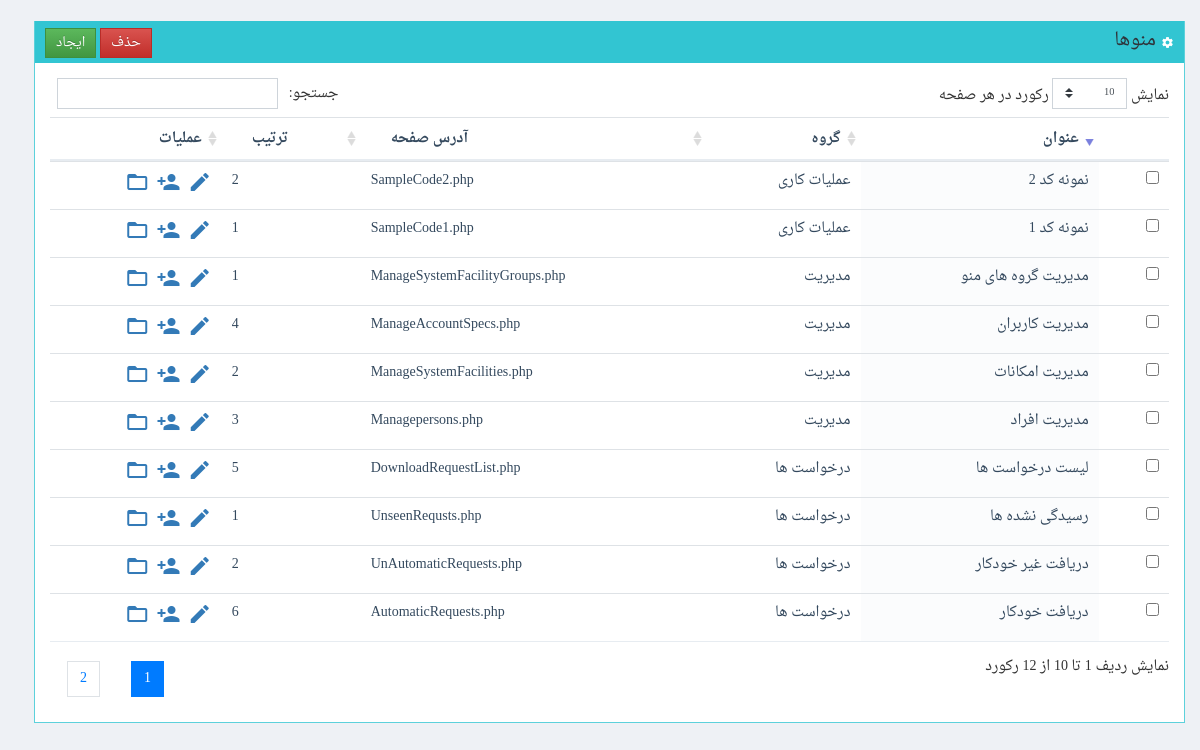
/www/sadaf/ManageSystemFacilities.php (signed in), run on the app's committed database.
### tables this page shows
CREATE TABLE  `SystemFacilities` (
  `FacilityID` int(11) NOT NULL AUTO_INCREMENT,
  `FacilityName` varchar(245) DEFAULT NULL,
  `GroupID` int(11) DEFAULT NULL,
  `OrderNo` int(11) DEFAULT NULL,
  `PageAddress` varchar(345) DEFAULT NULL,
  PRIMARY KEY (`FacilityID`)
);

CREATE TABLE  `SystemFacilityGroups` (
  `GroupID` int(11) NOT NULL AUTO_INCREMENT,
  `GroupName` varchar(145) DEFAULT NULL,
  `OrderNo` int(11) DEFAULT NULL,
  PRIMARY KEY (`GroupID`)
);

### www/shares/pdodb.class.php (called while the page is built, shortened)
<?php
class pdodb {
  private $pass ;
  private $dsn;
  private $pdo;
  static  $pdoinstance = false;
  private function __construct($_host = "", $_user = "", $_pass = "", $_default_db = "",$_driver="",$debug=self::DEBUG_MODE) {
    $this->dsn = "mysql:dbname=$_default_db;host=$_host";
  }
  public static function getInstance($_host = "", $_user = "", $_pass = "", $_default_db = "",$_driver="") {
    if ("" == $_driver)      $_driver = sys_config::$db_server['driver'];
    if ("" == $_host)        $_host = sys_config::$db_server['host'];
    if ("" == $_user)        $_user = sys_config::$db_server['user'];
    if ("" == $_pass)        $_pass = sys_config::$db_server['pass'];
    if ("" == $_default_db)  $_default_db = sys_config::$db_server['database'];
    if (!@pdodb::$pdoinstance[$_host.$_user.$_default_db]) {
      pdodb::$pdoinstance[$_host.$_user.$_default_db] = new pdodb($_host,$_user,$_pass,$_default_db,$_driver);
    }
    return pdodb::$pdoinstance[$_host.$_user.$_default_db];
  }
  private function connect($_driver = "", $_host = "", $_user = "", $_pass = "", $_default_db = "",$debug=self::DEBUG_MODE) {
    try{
      if ("" == $_pass)       $_pass = $this->pass;
      $this->pdo = new pdo($this->dsn , $_user , $_pass, array(PDO::MYSQL_ATTR_INIT_COMMAND =>  "SET NAMES utf8") );
      return $this->pdo;
    }
    catch (PDOException $e) {
      print (self::PDO_CONNECTION_ERROR);
      print ($e->getMessage());
      if ($debug) $this->backtrace();
      exit();
    }
  }
  function Execute($sqlstr,$fetch_mode=PDO::FETCH_ASSOC,$debug=self::DEBUG_MODE) {
    $trans = array(self::ARABIC_YA => self::PERSIAN_YA , self::ARABIC_KAF => self::PERSIAN_KAF);
    $this->statement = $this->pdo->query(strtr($sqlstr,$trans));
    $error_info = $this->pdo->errorInfo();
    return $this->statement;
  }
}
?>

### www/sadaf/classes/SystemFacilities.class.php (called while the page is built, shortened)
<?php
class manage_SystemFacilities
{
	static function GetList()
	{
		$mysql = pdodb::getInstance();
		$k=0;
		$ret = array();
		$query = "select SystemFacilities.FacilityID
				,SystemFacilities.FacilityName
				,SystemFacilities.GroupID
				,SystemFacilities.OrderNo
				,SystemFacilities.PageAddress
			, l2.GroupName  as l2_GroupName  from sadaf.SystemFacilities
			LEFT JOIN sadaf.SystemFacilityGroups  l2 on (l2.GroupID=SystemFacilities.GroupID)
			order by l2.OrderNo, SystemFacilities.OrderNo ";
		$res = $mysql->Execute($query);
		while($rec=$res->fetch())
		{
			$ret[$k] = new be_SystemFacilities();
			$ret[$k]->FacilityID=$rec["FacilityID"];
			$ret[$k]->FacilityName=$rec["FacilityName"];
			$ret[$k]->GroupID=$rec["GroupID"];
			$ret[$k]->GroupID_Desc=$rec["l2_GroupName"];
			$ret[$k]->OrderNo=$rec["OrderNo"];
			$ret[$k]->PageAddress=$rec["PageAddress"];
			$k++;
		}
		return $ret;
	}
}
?>

### www/sadaf/ManageSystemFacilities.php (the view, shortened to what this page needs)
<?php
include("classes/SystemFacilities.class.php");
HTMLBegin();
?>
<form method="post" id="f1" name="f1" >
<div class="container-fluid">
</form>
<?php
$res = manage_SystemFacilities::GetList();
?>
<br>
		<div class="portlet box green">
		<div class="portlet-title">
			<div class="actions">
				<input type="button" class="btn btn-success btn-sm" onclick="javascript: ResetForm(); $('#DataEntryForm').modal();" value="ایجاد">
				<input type="button" class="btn btn-danger btn-sm" data-toggle="confirmation"
					data-btn-ok-label="بلی"
					data-btn-ok-class="btn-success"
				data-btn-ok-icon-class="material-icons" data-btn-ok-icon-content="check"
				data-btn-cancel-label="خیر" data-btn-cancel-class="btn-danger"
				data-btn-cancel-icon-class="material-icons" data-btn-cancel-icon-content="close"
				data-title="آیا مطمئن هستید؟" data-content=""
				value="حذف">
			</div>
			<div class="caption font-dark">
			<i class="material-icons">settings</i>
				منوها
			</div>
		</div>
		<div class="portlet-body">
			<form id="ListForm" name="ListForm" method="post">
			<table id="FacilityListTable" class="table ">
			<thead>
				<th>&nbsp;</th>
				<th>عنوان</th>
				<th>گروه</th>
				<th>آدرس صفحه</th>
				<th>ترتیب</th>
				<th>عملیات</th>
			</thead>
			<tbody>
			<?
			for($k=0; $k<count($res); $k++)
			{
				echo "<tr>";
				echo "<td>";
				echo "<input type=\"checkbox\" name=\"ch_".$res[$k]->FacilityID."\">";
				echo "</td>";
				echo "	<td>".htmlentities($res[$k]->FacilityName, ENT_QUOTES, 'UTF-8')."</td>";
				echo "	<td>".$res[$k]->GroupID_Desc."</td>";
				echo "	<td>".htmlentities($res[$k]->PageAddress, ENT_QUOTES, 'UTF-8')."</td>";
				echo "	<td>".htmlentities($res[$k]->OrderNo, ENT_QUOTES, 'UTF-8')."</td>";
				echo "<td>";
				echo "<a href=\"javascript: SetRecordForUpdate(".$res[$k]->FacilityID.");\" >";
				echo "<i class='material-icons' data-toggle=\"tooltip\" data-placement=\"top\" title=\"ویرایش\" >edit</i>";
				echo "</a>";
				echo "<a  href='javascript: void(0)' onclick='ShowUsersList(".$res[$k]->FacilityID .")'>";
				echo "<i class='material-icons' data-toggle=\"tooltip\" data-placement=\"top\" title=\"کاربران\" >person_add</i>";
				echo "</a>";
				echo "<a  target=\"_blank\" href='ManageFacilityPages.php?FacilityID=".$res[$k]->FacilityID ."'>";
				echo "<i class='material-icons' data-toggle=\"tooltip\" data-placement=\"top\" title=\"صفحات\" >folder_open</i>";
				echo "</a>";
				echo "</td>";
				echo "</tr>";
			}
			?>
			</tbody>
			</table>
		</div>
	</div>
</html>

### www/shares/UI.inc.php (shortened to what this page needs)
<?php
	function HTMLBegin($bgcolor = '#C8DEF0')
	{
		echo "<!doctype html>
		<html lang=\"en\">
		  <head>
			<meta charset=\"utf-8\">
			<meta name=\"viewport\" content=\"width=device-width, initial-scale=1, shrink-to-fit=no\">
			<link rel=\"stylesheet\" href=\"css/bootstrap.css\">
			<link rel=\"stylesheet\" href=\"css/font-awesome.min.css\">
			<link rel=\"stylesheet\" href=\"css/jquery-ui.css\">
			<link rel=\"stylesheet\" href=\"css/bootstrap-theme.css\" />
			<link href=\"plugins/datatables/datatables.css\" rel=\"stylesheet\" type=\"text/css\" />
			<link href=\"plugins/datatables/plugins/bootstrap/datatables.bootstrap-rtl.css\" rel=\"stylesheet\" type=\"text/css\" />
			<link rel=\"stylesheet\" href=\"css/jquery.Bootstrap-PersianDateTimePicker.css\" />
			<link rel=\"stylesheet\" href=\"css/bootstrap-switch.css\" />
			<link rel=\"stylesheet\" href=\"css/components-rtl.css\" />
			<link rel=\"stylesheet\" href=\"css/plugins-rtl.css\" />
			<link rel=\"stylesheet\" href=\"css/lab.css\" />
			<script src=\"js/jquery-3.3.1.min.js\"></script>
			<script src=\"js/popper.min.js\"></script>
			<script src=\"js/bootstrap.min.js\"></script>
			<script src=\"js/jquery-ui.js\"></script>
			<script src=\"js/jquery.dataTables.min.js\"></script>
			<script src=\"js/dataTables.bootstrap4.min.js\"></script>
			<script src=\"js/bootstrap-confirmation.min.js\"></script>
			<script src=\"js/bootstrap-switch.min.js\"></script>
			<script src=\"js/general-sadaf.js\"></script>
			<title></title>
		  </head>
		<body class='page-content'>";
	}
?>

### www/sadaf/css/plugins-rtl.css (style rules this page uses)
table.dataTable thead th, table.dataTable thead td { padding: 10px 20px; border-bottom: 2px solid #e7ecf1; outline: none !important; }
table.dataTable.no-footer { border-bottom-color: #e7ecf1; }
table.dataTable td.sorting_1, table.dataTable td.sorting_2, table.dataTable td.sorting_3, table.dataTable th.sorting_1, table.dataTable th.sorting_2, table.dataTable th.sorting_3 { background: #fbfcfd !important; }
table.dataTable thead .sorting, table.dataTable thead .sorting_asc, table.dataTable thead .sorting_desc, table.dataTable thead .sorting_asc_disabled, table.dataTable thead .sorting_desc_disabled { cursor: pointer; }
table.dataTable thead .sorting:after, table.dataTable thead .sorting_asc:after, table.dataTable thead .sorting_desc:after, table.dataTable thead .sorting_asc_disabled:after, table.dataTable thead .sorting_desc_disabled:after { display: none; }
table.dataTable thead .sorting { background: url("../images/sort_both.png") no-repeat center right; }
table.dataTable thead .sorting_desc { background: url("../images/sort_desc.png") no-repeat center right; }

### www/sadaf/css/lab.css (style rules this page uses)
* { font-family:DroidNaskh,verdana,tahoma }
.material-icons { font-family: 'Material Icons'; font-weight: normal; font-style: normal; font-size: 24px; line-height: 1; letter-spacing: normal; text-transform: none; display: inline-block; white-space: nowrap; word-wrap: normal; direction: ltr; -moz-font-feature-settings: 'liga'; -moz-osx-font-smoothing: grayscale; }
table { direction: rtl; }
.align-left { text-align:left }
.page-content { background: #eef1f5; margin-right: 0px; margin-left: 19px; margin-top: 0px; margin-bottom: 0px; }

### data on the page
systemfacilities: FacilityName "مدیریت گروه های منو", GroupID.GroupName "مدیریت", PageAddress "ManageSystemFacilityGroups.php", OrderNo "1"
systemfacilities: FacilityName "مدیریت امکانات", GroupID.GroupName "مدیریت", PageAddress "ManageSystemFacilities.php", OrderNo "2"
systemfacilities: FacilityName "مدیریت افراد", GroupID.GroupName "مدیریت", PageAddress "Managepersons.php", OrderNo "3"
systemfacilities: FacilityName "مدیریت کاربران", GroupID.GroupName "مدیریت", PageAddress "ManageAccountSpecs.php", OrderNo "4"
systemfacilities: FacilityName "رسیدگی نشده ها", GroupID.GroupName "درخواست ها", PageAddress "UnseenRequsts.php", OrderNo "1"
systemfacilities: FacilityName "دریافت غیر خودکار", GroupID.GroupName "درخواست ها", PageAddress "UnAutomaticRequests.php", OrderNo "2"
systemfacilities: FacilityName "لیست درخواست ها", GroupID.GroupName "درخواست ها", PageAddress "DownloadRequestList.php", OrderNo "5"
systemfacilities: FacilityName "دریافت خودکار", GroupID.GroupName "درخواست ها", PageAddress "AutomaticRequests.php", OrderNo "6"
systemfacilities: FacilityName "نمونه كد 1", GroupID.GroupName "عملیات کاری", PageAddress "SampleCode1.php", OrderNo "1"
systemfacilities: FacilityName "نمونه كد 2", GroupID.GroupName "عملیات کاری", PageAddress "SampleCode2.php", OrderNo "2"
